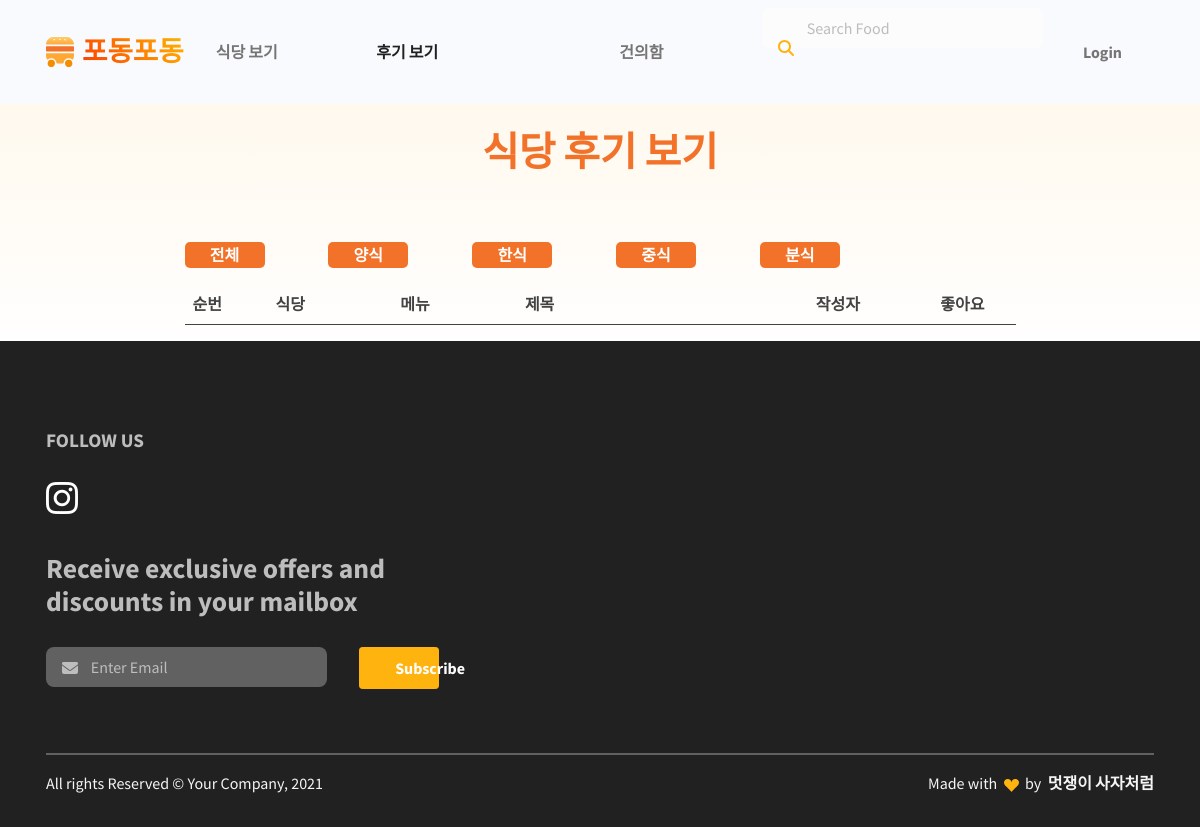
/review/, run on the app's committed database.
### restaurant/models.py (models this page shows, shortened)
class Category(models.Model):
    id = models.AutoField(primary_key=True)
    name = models.CharField(max_length=20)

### review/views.py (the view)
# urls.py: path('review/', include('review.urls')),
def review(request):
    reviews = Comment.objects.all()
    category = Category.objects.all()
    user = request.user
    return render(request, "review.html",{'reviews':reviews, 'user':user, 'category':category})

### review/templates/review.html (shortened to what this page needs)
{% extends 'base.html' %} {% load static %} {% block content %}
<section class="py-0 bg-primary-gradient">
    <div class="container">
      <div class="row justify-content-center g-0">
        <div class="col-xl-9">
          <div class="col-lg-6 text-center mx-auto mb-3 mb-md-5 mt-4">
            <h5 class="fw-bold text-danger fs-3 fs-lg-5 lh-sm my-6" style="margin-top:8rem !important;">식당 후기 보기</h5>
          </div>
          <div class="row">
            <div class="col-xs-3 col-md-2 mb-3">
              <button onclick="location.href='{% url 'review:review' %}'">전체</button>
            </div>
            {% for category in category %}
            <div class="col-xs-3 col-md-2 mb-3">
              <button onclick="location.href='{% url 'review:filter' category.id %}'">{{category.name}}</button>
            </div>
            {% endfor %}
          </div>
          <table class="table">
            <thead>
                <tr class="thead">
                    <th width=10%>순번</th>
                    <th width=15%>식당</th>
                    <th width=15%>메뉴</th>
                    <th width=35%>제목</th>
                    <th width=15%>작성자</th>
                    <th>좋아요</th>
                </tr>
            </thead>
          </table>
        </div>
      </div>
    </div>
  </section>
{% endblock %}

### review/templates/review.html (style rules this page uses)
.thead { border-bottom:#F17228; }
button { background-color: #F17228; color: white; font-weight: bold; border: none; border-radius: 5px; width: 80px; }

### data on the page
Category: name "양식"
Category: name "한식"
Category: name "중식"
Category: name "분식"
